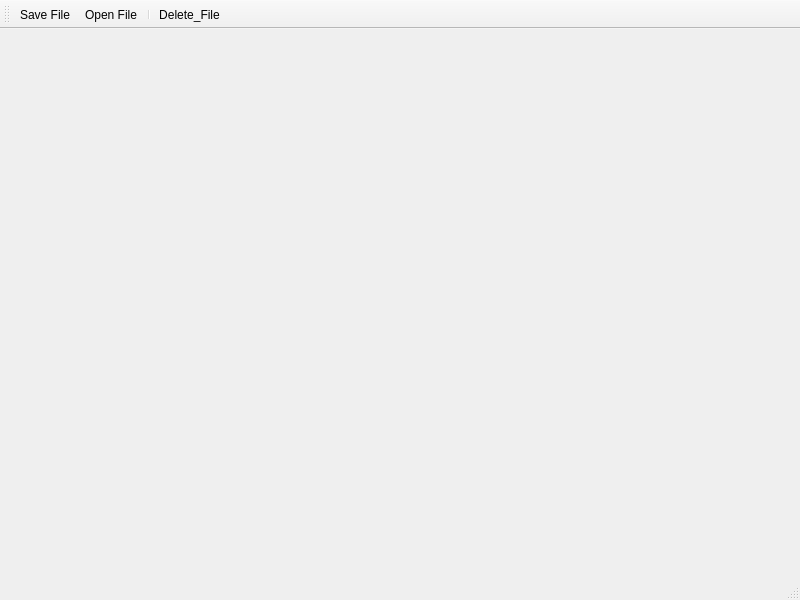
<?xml version="1.0" encoding="UTF-8"?>
<ui version="4.0">
 <class>MainWindow</class>
 <widget class="QMainWindow" name="MainWindow">
  <property name="geometry">
   <rect>
    <x>0</x>
    <y>0</y>
    <width>800</width>
    <height>600</height>
   </rect>
  </property>
  <property name="windowTitle">
   <string>JSON Tool</string>
  </property>
  <widget class="QWidget" name="centralwidget"/>
  <widget class="QMenuBar" name="menubar">
   <property name="geometry">
    <rect>
     <x>0</x>
     <y>0</y>
     <width>800</width>
     <height>21</height>
    </rect>
   </property>
  </widget>
  <widget class="QStatusBar" name="statusbar"/>
  <widget class="QToolBar" name="toolBar">
   <property name="windowTitle">
    <string>toolBar</string>
   </property>
   <attribute name="toolBarArea">
    <enum>TopToolBarArea</enum>
   </attribute>
   <attribute name="toolBarBreak">
    <bool>false</bool>
   </attribute>
   <addaction name="actionSave_File"/>
   <addaction name="actionOpen_File"/>
   <addaction name="separator"/>
   <addaction name="actionDelete_File"/>
  </widget>
  <action name="actionOpen_File">
   <property name="icon">
    <iconset>
     <normaloff>:/icons/open_doc.png</normaloff>:/icons/open_doc.png</iconset>
   </property>
   <property name="text">
    <string>Open File</string>
   </property>
   <property name="toolTip">
    <string>Choose a file to open...</string>
   </property>
  </action>
  <action name="actionDelete_File">
   <property name="icon">
    <iconset>
     <normaloff>:/icons/delete.png</normaloff>:/icons/delete.png</iconset>
   </property>
   <property name="text">
    <string>Delete_File</string>
   </property>
   <property name="toolTip">
    <string>Delete the current file...</string>
   </property>
  </action>
  <action name="actionSave_File">
   <property name="icon">
    <iconset>
     <normaloff>:/icons/save_doc.png</normaloff>:/icons/save_doc.png</iconset>
   </property>
   <property name="text">
    <string>Save File</string>
   </property>
   <property name="toolTip">
    <string>Click to save your file...</string>
   </property>
  </action>
 </widget>
 <resources/>
 <connections/>
</ui>
